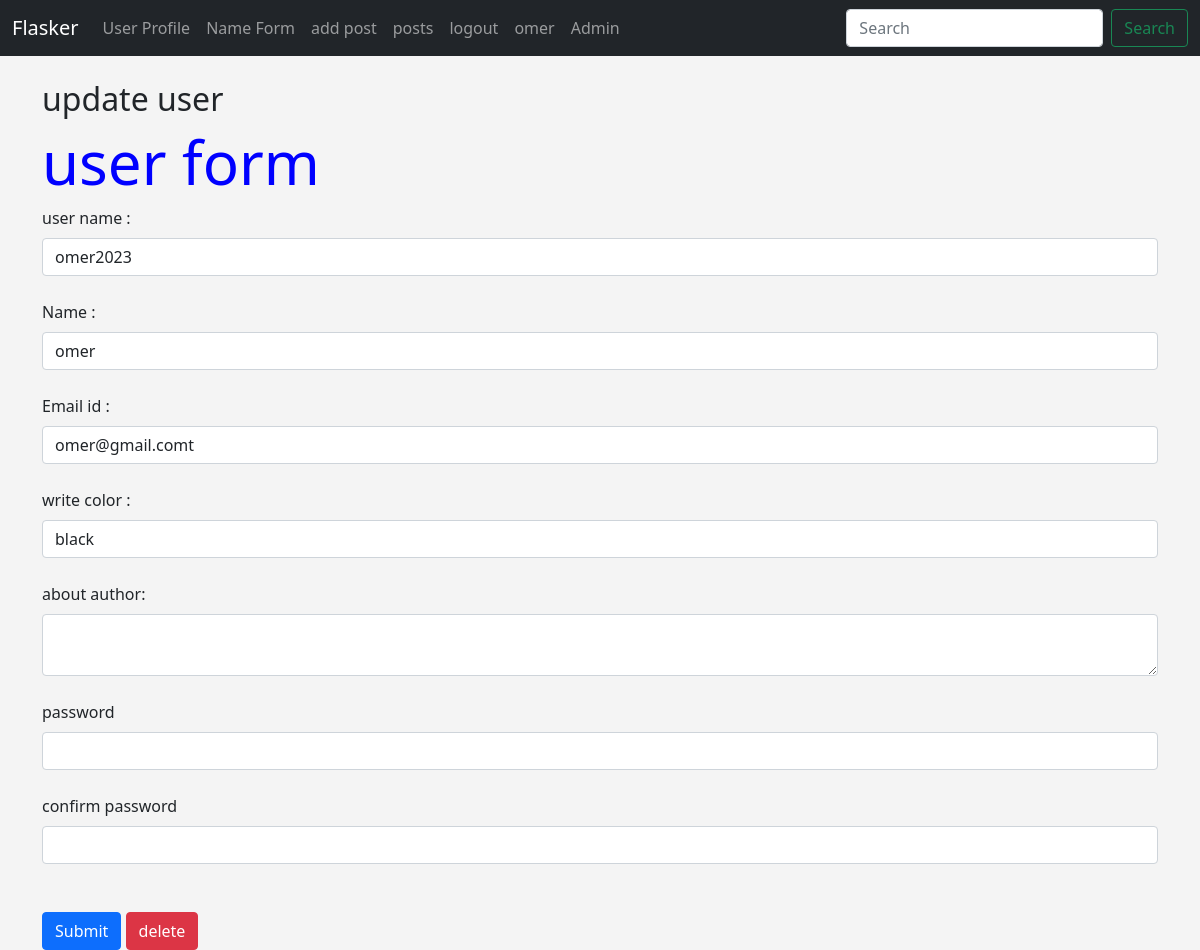
/update/1 (signed in), run on the app's committed database.
### hello.py (models this page shows, shortened)
class User(db.Model,UserMixin):
    __tablename__='user'
    id=db.Column(db.Integer,primary_key=True)
    user_name=db.Column(db.String(300),nullable=False,unique=True)
    name=db.Column(db.String(300),nullable=False)
    email=db.Column(db.String(300),nullable=False,unique=True)
    favorite_color=db.Column(db.String(120))
    about_author=db.Column(db.Text(500))
    date_added=db.Column(db.DateTime,default=date.today())
    password_hash=db.Column(db.String,nullable=False)
    profile_pic=db.Column(db.String,nullable=True)
    posts=db.relationship('Posts',backref='poster')
    @property
    def password(self):
        raise AttributeError('password is not a readable attribute !')

### hello.py (the view)
@app.route('/update/<int:id>',methods=['POST','GET'])
@login_required
def update(id):
    form=User_Form()
    name_to_update=User.query.get_or_404(id)
    if request.method=='POST':
        name_to_update.user_name=request.form['user_name']
        name_to_update.name=request.form['name']
        name_to_update.email=request.form['email']
        name_to_update.password=request.form['password']
        name_to_update.favorite_color=request.form['favorite_color']
        name_to_update.about_author=request.form['about_author']
        try:
            db.session.commit()
            flash('User update successfully')
            return redirect(url_for("added_user"))
        except:
            flash('error somthing went roung plese tay agine letter')
            return render_template('update.html', form=form, name_to_update=name_to_update)
    else:
        return render_template('update.html', form=form, name_to_update=name_to_update,user_id=id)

### web_form.py
class User_Form(FlaskForm):
    user_name=StringField(label='user name :',validators=[DataRequired()])
    name=StringField(label='Name :',validators=[DataRequired()])
    email=StringField(label='Email id :',validators=[DataRequired()])
    password=PasswordField(label='password',validators=[DataRequired(),EqualTo('password_2',message='password most match !!')])
    password_2=PasswordField(label='confirm password',validators=[DataRequired(),])
    favorite_color=StringField(label='write color :')
    about_author=TextAreaField(label='about author:')
    profile_pic=FileField(label='profile pic')
    submit=SubmitField(label='Submit')

class Search_Form(FlaskForm):
    searched=StringField(label='searched',validators=[DataRequired(),])
    submit=SubmitField(label='Submit')

### hello.py (called while the page is built)
@login_manger.user_loader
def load_user(user_id):
    return User.query.get(int(user_id))

@app.context_processor
def base():
    form=Search_Form()
    return dict(form=form)

### templates/update.html (shortened to what this page needs)
{% extends 'base.html' %}
{% block content %}
<h2>update user</h2>
<h1>user form</h1>
{% if user_id == current_user.id %}
<form action="{{url_for('update',id=name_to_update.id)}}" method="post">
    {{form.user_name.label(class='form-label')}}
    {{form.user_name(class='form-control',placeholder='jone2020',value=name_to_update.user_name)}}
    <br>
    {{form.name.label(class='form-label')}}
    {{form.name(class='form-control',placeholder='jone',value=name_to_update.name)}}
    <br>
    {{form.email.label(class='form-label')}}
    {{form.email(class='form-control',placeholder='jone@jone.com',value=name_to_update.email)}}
    <br>
    {{form.favorite_color.label(class='form-label')}}
    {{form.favorite_color(class='form-control',value=name_to_update.favorite_color)}}
    <br>
    {{form.about_author.label(class='form-label')}}
    {{form.about_author(class='form-control',value=name_to_update.favorite_color)}}
    <br>
    {{form.password.label(class='form-label')}}
    {{form.password(class='form-control')}}
    <br>
    {{form.password_2.label(class='form-label')}}
    {{form.password_2(class='form-control')}}
    <br><br>
    {{form.submit(class='btn btn-primary')}} <a href="{{url_for('delete',id=user_id)}}"
        class="btn btn-danger">delete</a>
</form>
{% else %}
<h3>Access Denied !</h3>
<p>you cant update this user !!!</p>
{% endif %}
{% endblock %}

### templates/navbar.html (shortened to what this page needs)
<nav class="navbar navbar-expand-lg navbar-dark bg-dark">
    <div class="container-fluid">
        <a class="navbar-brand" href="{{url_for('index')}}">Flasker</a>
        <div class="collapse navbar-collapse" id="navbarSupportedContent">
            <ul class="navbar-nav me-auto mb-2 mb-lg-0">
                <li class="nav-item">
                    <a class="nav-link" href="{{url_for('user',name='jone')}}">User Profile</a>
                </li>
                <li class="nav-item">
                    <a class="nav-link" href="{{url_for('name')}}">Name Form</a>
                <li class="nav-item">
                    <a class="nav-link" href="{{url_for('add_post')}}">add post</a>
                </li>
                <li class="nav-item">
                    <a class="nav-link" href="{{url_for('posts')}}"> posts</a>
                </li>
                {% if current_user.is_authenticated %}
                <li class="nav-item">
                    <a class="nav-link" href="{{url_for('logout')}}">logout</a>
                </li>
                <li class="nav-item">
                    <a class="nav-link" href="{{url_for('dashboard')}}">{{current_user.name}}</a>
                </li>
                {% if current_user.id == 1 %}
                <li class="nav-item">
                    <a class="nav-link" href="{{url_for('admin')}}">Admin</a>
                </li>
                {% endif %}
                {% endif %}
            </ul>
            <form class="d-flex" method="post" action="{{url_for('search')}}">
                <input class="form-control me-2" name="searched" type="search" placeholder="Search" aria-label="Search">
                <button class="btn btn-outline-success" type="submit">Search</button>
            </form>
        </div>
    </div>
</nav>

### static/css/style.css (style rules this page uses)
h1 { color: blue; font-size: 60px; }
body { background-color: #f4f4f4; }

### data on the page
User: name "omer", user_name "omer2023", email "omer@gmail.comt", favorite_color "black"
